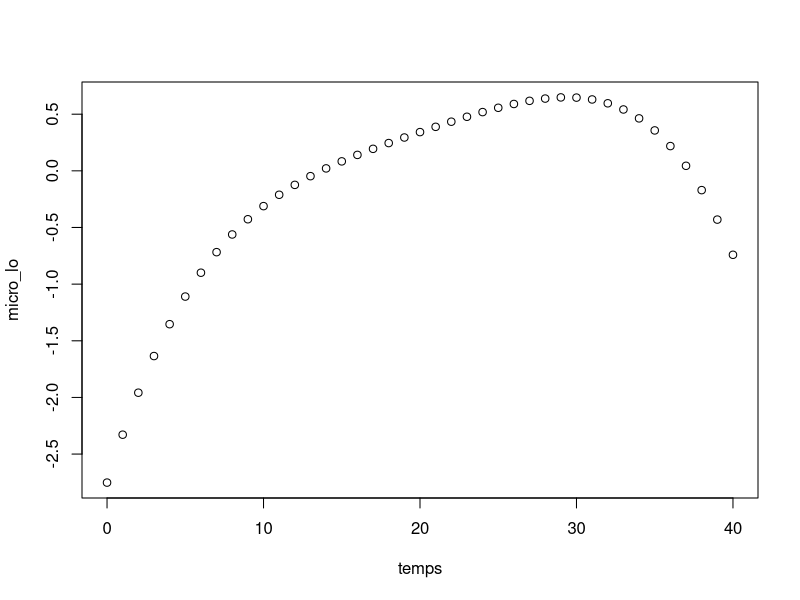
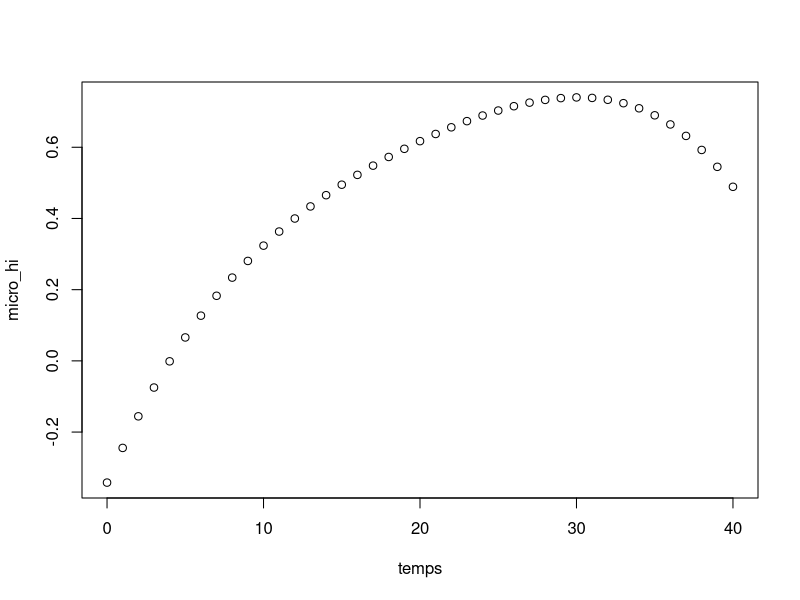
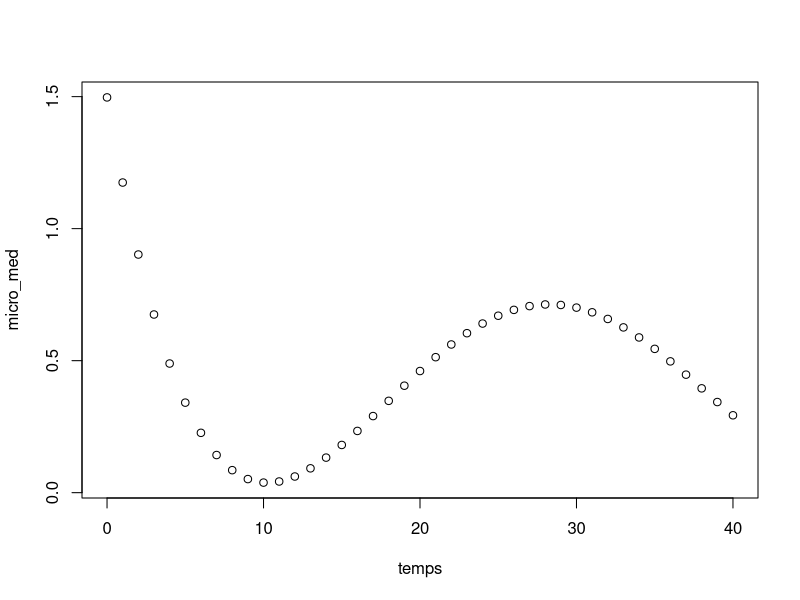
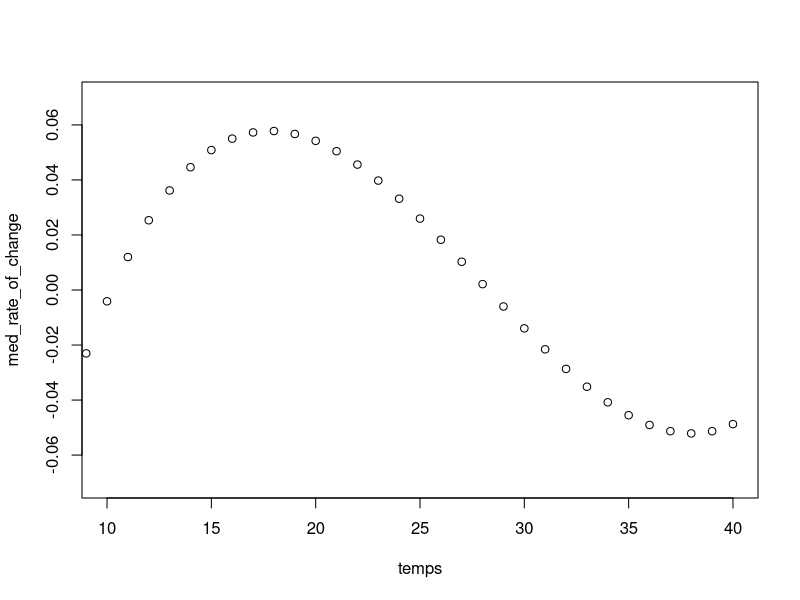

Write R code to recreate these figures, in order.
base_rate_med = 0.71284166 #maximum growth rate in 50th percentile curve
base_rate_lo = 0.64805765 #maximum growth rate in 1st percentile curve
base_rate_hi = 0.740034450 #maximum growth rate in 99th percentile curve

grt.med<- 0.75*base_rate_med #above 75% of max growth is considered possible bloom conditions
grt.lo <- 0.75*base_rate_lo #above 75% of max growth is considered possible bloom conditions
grt.hi <- 0.75*base_rate_hi #above 75% of max growth is considered possible bloom conditions

base_rate =0.7183369 #maximum growth rate observed from Gobler experiments

gr_lo <- array(c(-2.751602e+00,4.507835e-01,-2.886584e-02,9.347239e-04,-1.158503e-05))
gr_med <- array(c(1.497026e+00,-3.486953e-01,2.705047e-02,-7.434991e-04,6.659022e-06))
gr_hi <- array(c(-3.418779e-01,1.019944e-01,-4.722763e-03,1.347631e-04,-1.686465e-06))
grt<- 0.75*base_rate #above 75% of max growth is considered possible bloom conditions

temps = seq(0,40,1)
micro_lo<-gr_lo[1]+(gr_lo[2]*temps)+(gr_lo[3]*(temps^2))+(gr_lo[4]*(temps^3))+(gr_lo[5]*(temps^4))
micro_med<-gr_med[1]+(gr_med[2]*temps)+(gr_med[3]*(temps^2))+(gr_med[4]*(temps^3))+(gr_med[5]*(temps^4))
micro_hi<-gr_hi[1]+(gr_hi[2]*temps)+(gr_hi[3]*(temps^2))+(gr_hi[4]*(temps^3))+(gr_hi[5]*(temps^4))

med_rate_of_change <- gr_med[2]+(2*gr_med[3]*temps)+(3*gr_med[4]*(temps^2))+(4*gr_med[5]*(temps^3))

#diplay point at which 0.75% of max growth occurs
which.min(abs(micro_med-grt.med))
which.min(abs(micro_lo-grt.lo))
which.min(abs(micro_hi-grt.hi))

#specify growth rate at tempturure
plus.gr = gr_med[1]+(gr_med[2]*22)+(gr_med[3]*(22^2))+(gr_med[4]*(22^3))+(gr_med[5]*(22^4))
neg.gr = gr_med[1]+(gr_med[2]*19)+(gr_med[3]*(19^2))+(gr_med[4]*(19^3))+(gr_med[5]*(19^4))

plot(temps,micro_lo)
plot(temps,micro_hi)
plot(temps,micro_med)
plot(temps,med_rate_of_change,xlim=c(10,40),ylim=c(-0.07,0.07))